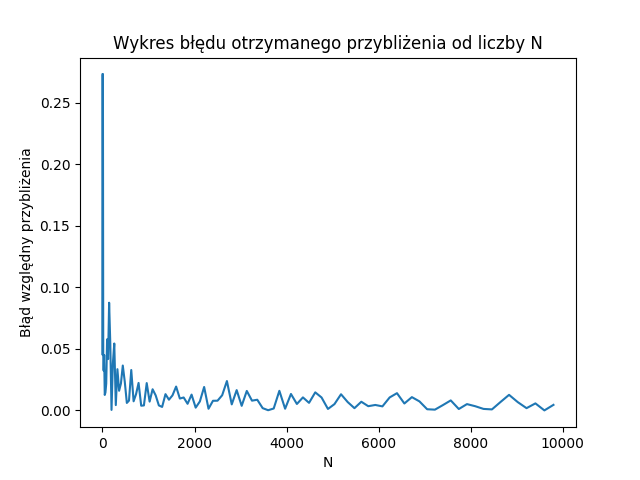

This chart was generated by the following Python code:
#   Autor- Paweł Leszczyński
#   Inspiracja - #1 Wykład 'Jak znaleźć liczbę 𝛑 (pi) na ulicy?': https://www.youtube.com/watch?v=tisBkdxzM94
#                #2 GeeksforGeeks, 'Estimating the value of Pi using Monte Carlo': https://www.geeksforgeeks.org/estimating-value-pi-using-monte-carlo/

import random
import matplotlib.pyplot as plt
from math import pi

INTERVAL = range(1, 100, 1)
tab_pi = []
for i in INTERVAL:
    circle_points = 0
    square_points = 0
    for j in range(i ** 2): # N = possible x values * possible y values
        rand_x = random.uniform(-1, 1)
        rand_y = random.uniform(-1, 1)
        # Distance of (x,y) from origin using circle equation
        origin_dist = rand_x ** 2 + rand_y ** 2
        if origin_dist <= 1:
            circle_points += 1
        square_points += 1
    tab_pi.append([square_points, (abs(pi-(4 * circle_points / square_points))/pi)])
plt.figure()
plt.title('Wykres błędu otrzymanego przybliżenia od liczby N')
plt.xlabel('N')
plt.ylabel('Błąd względny przybliżenia')
plt.plot(*zip(*tab_pi))
plt.plot()
plt.show()
